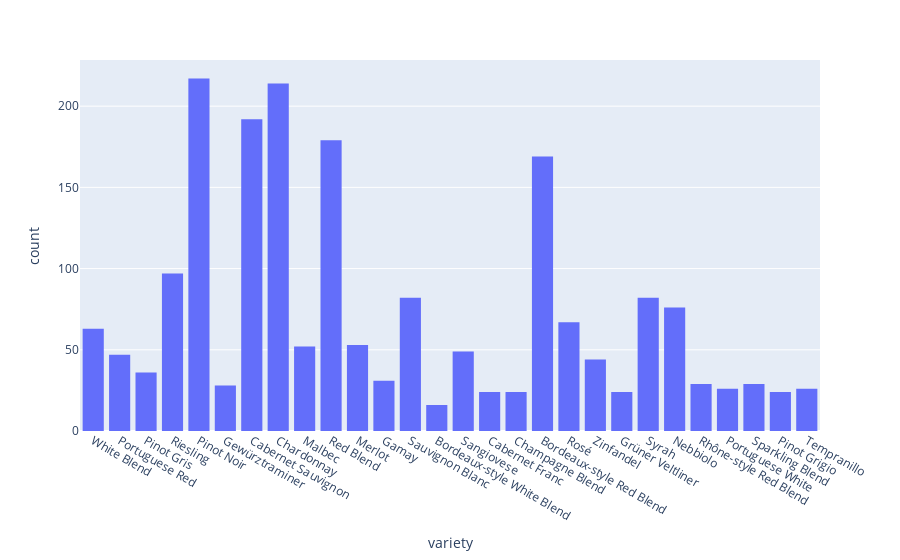

Here is the notebook cell this chart was saved with:
### Code cell
import plotly.express as px
fig = px.histogram(df, x='variety') # shows the different variety of grapes and their count
fig.show()

### Figure 1 — Plotly figure (JSON) as saved in the notebook; plotly's stock layout.template omitted (floating-point values rounded to 4 significant figures; data arrays with more than 128 entries replaced by an {"elided": "..."} marker saying what was removed)
{"data": [{"alignmentgroup": "True", "bingroup": "x", "hovertemplate": "variety=%{x}<br>count=%{y}<extra></extra>", "legendgroup": "", "marker": {"color": "#636efa", "pattern": {"shape": ""}}, "name": "", "offsetgroup": "", "orientation": "v", "showlegend": false, "type": "histogram", "x": {"elided": "2000 str values"}, "xaxis": "x", "yaxis": "y"}], "layout": {"barmode": "relative", "legend": {"tracegroupgap": 0}, "margin": {"t": 60}, "xaxis": {"anchor": "y", "domain": [0, 1], "title": {"text": "variety"}}, "yaxis": {"anchor": "x", "domain": [0, 1], "title": {"text": "count"}}}}
